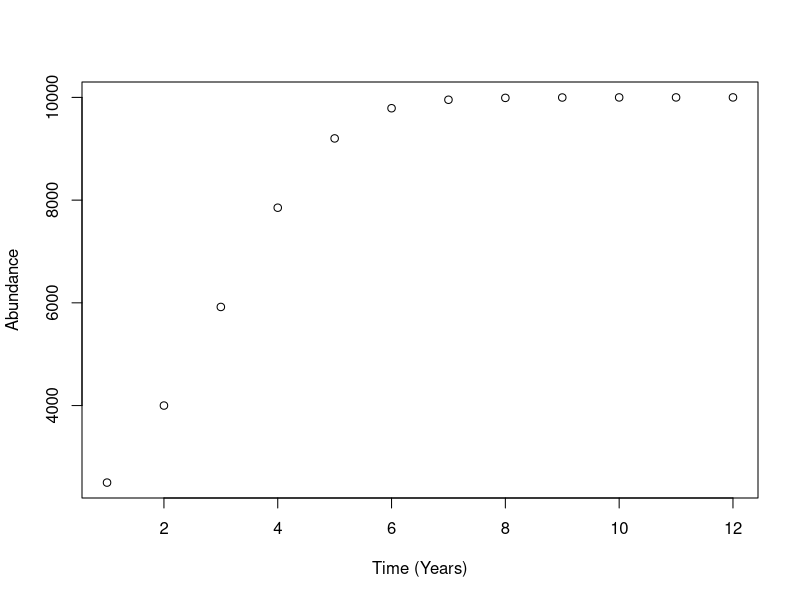

This figure's R source:
#Andrew Roup
#Lab 4
#2/8/2019
#EBIO 4420



#PART ONE
#--------

#Lab step #1:
#Write a "for loop" that prints the word "hi" to the console 10 times
for( i in seq( 1 , 10 )){
  print("hi")
}

#Lab step #2:
#Write a for loop that prints (to the console) his total amount of money each week for
#the next 8 weeks.

#First, I assign variables to the staring money, $5 per week he gets, and the price
#of the gum
piggy_bank <- 10
allowance  <- 5
gum_pack   <- 1.34

#Next, create a for loop to iterate of the next 8 weeks and print the final weekly values
#that will be in the piggy bank
for( i in seq( 1 , 8 )){
  total <- piggy_bank + allowance - ( 2 * gum_pack )
  piggy_bank <- total
  print(piggy_bank)
}


#Lab step #3:
#Write a for loop that calculates it and prints each year's size to the console.

#First, assign variables to the values of growth rate and population size
population_size <- 2000
growth_rate     <- 0.95

#Next, create the for loop to iterate of the population size over the next 7 years
for( i in seq( 1 , 7 )){
  new_pop_size <- population_size * growth_rate
  population_size <- new_pop_size
  print(population_size)
}


#Lab step #4:
#Write a for loop that answers this question and that also prints out the abundance 
#of the population each time step.

#First, assign variables to the values for K, n[1], and r
n  <- 2500
K  <- 10000
r  <- 0.8

#Next, create a for loop to iterate over the abundance of the population each year
for( t in seq( 1 , 11)){
  abundances = n + ( r * n * (K - n)/K )
  n <- abundances
  print(abundances)
}


#PART TWO
#--------

#Lab step #5
#part a.)
#Make a vector using the function rep() that has 18 zeros
zeros_vector <- rep( 0 , 18)

#Print vector to verify the vector was created
print(zeros_vector)


#part b.)
#Create a for loop to replace the zeros with 3 multiplied by the index position of the zero
for( i in seq( 1 , 18 )){
  zeros_vector[i] <- 3 * i
}

#Print the zeros vector again to verufy that the values changed to the desired outcome
print(zeros_vector)


#part c.)
#Create a new zeros vector, then make the first value to be 1
new_zeros    <- rep( 0 , 18 )
new_zeros[1] <- 1

#Verify new vector is all zeros
print(new_zeros)


#part d.)
#Create a for loop over the vector made in part c.), that is 1 plus 2 times the previous 
#entry
for( i in seq( 2 , 18 )){
  new_zeros[i] <- 1 + ( 2 * ( new_zeros[i - 1]))
}
#Verify that the vector has changed appropriately from the for loop
print(new_zeros)


#Lab step #6:
#Create a for loop that generates the first 20 values of the Fibonnaci Sequence

#First, pre-allocate a vector to store the values in, then make the second value of the 
#vector to be 1
fib_vector    <- rep( 0 , 20 )
fib_vector[2] <- 1

#Next, create a for loop that adds the previous two entrys together and stores it
for (i in seq( 3 , 20 )){
  fib_vector[i] <- fib_vector[ i - 2 ] + fib_vector[ i - 1 ]
} 
#Print the new fib_vector to verify that the for loop changed the vector appropriately
print(fib_vector)  


#Lab step #7:
#Redo step #4, but save the values this time around in a vector called abundance, and
#store a vector of values called time from 1 to 12

#This is my step #4, modified to store the values into a vector for abundances
K  <- 10000
r  <- 0.8

#Pre allocate a vector for the abundance per year named n, make the first value 2500
new_n <- rep( 0 , 12 )
new_n[1] <- 2500

#Next, create a for loop to iterate over the vector n 
#to find the abundance of the population each year
for( i in seq( 2 , 12 )){
  new_n[i] = new_n[ i - 1 ] + ( r * new_n[ i - 1 ] * (K - new_n[ i - 1 ])/K )
}
#Print the new n vector to verify that the changed occurred to store the abundances
print(new_n)

#Next, make a time vector that goes from 1 to 12
#Pre allocate a vector for time
time <- rep( 0 , 12)

#Using a for loop, fill the time vector with values of 1 through 12 
for( i in seq( 1 , 12 )){
  time[i] = i
}
#Verify the vector has changed correctly
print(time)

#Now plot the abundance vector versus the time vector
plot( time , 
      new_n,
      xlab = "Time (Years)",
      ylab = "Abundance")
